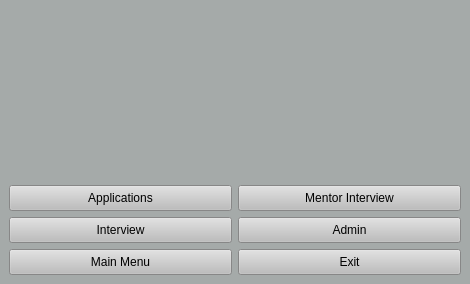
<?xml version="1.0" encoding="UTF-8"?>
<ui version="4.0">
 <class>PreferenceAdmin</class>
 <widget class="QMainWindow" name="PreferenceAdmin">
  <property name="geometry">
   <rect>
    <x>0</x>
    <y>0</y>
    <width>470</width>
    <height>284</height>
   </rect>
  </property>
  <property name="windowTitle">
   <string>Admin Preference Menu</string>
  </property>
  <property name="font">
   <font>
    <family>Times New Roman</family>
    <pointsize>10</pointsize>
    <bold>true</bold>
    <italic>false</italic>
   </font>
  </property>
  <property name="styleSheet">
   <string notr="true">
    background-color: rgb(165, 170, 169);
    font: 700 10pt "Times New Roman";
   </string>
  </property>
  <widget class="QWidget" name="centralwidget">
   <layout class="QGridLayout" name="gridLayout">
    <item row="0" column="0" colspan="2">
     <widget class="QLabel" name="logo_label">
      <property name="maximumSize">
       <size>
        <width>16777214</width>
        <height>10000</height>
       </size>
      </property>
     </widget>
    </item>
    <item row="1" column="0">
     <widget class="QPushButton" name="btn_applications">
      <property name="text">
       <string>Applications</string>
      </property>
      <property name="styleSheet">
       <string notr="true">
        font: 700 10pt "Times New Roman";
        background-color: rgb(189, 189, 189);
        padding: 5px;
       </string>
      </property>
     </widget>
    </item>
    <item row="1" column="1">
     <widget class="QPushButton" name="btn_mentor_interview">
      <property name="text">
       <string>Mentor Interview</string>
      </property>
      <property name="styleSheet">
       <string notr="true">
        font: 700 10pt "Times New Roman";
        background-color: rgb(189, 189, 189);
        padding: 5px;
       </string>
      </property>
     </widget>
    </item>
    <item row="2" column="0">
     <widget class="QPushButton" name="btn_interview">
      <property name="text">
       <string>Interview</string>
      </property>
      <property name="styleSheet">
       <string notr="true">
        font: 700 10pt "Times New Roman";
        background-color: rgb(189, 189, 189);
        padding: 5px;
       </string>
      </property>
     </widget>
    </item>
    <item row="2" column="1">
     <widget class="QPushButton" name="btn_admin">
      <property name="text">
       <string>Admin</string>
      </property>
      <property name="styleSheet">
       <string notr="true">
        font: 700 10pt "Times New Roman";
        background-color: rgb(189, 189, 189);
        padding: 5px;
       </string>
      </property>
     </widget>
    </item>
    <item row="3" column="0">
     <widget class="QPushButton" name="btn_main_menu">
      <property name="text">
       <string>Main Menu</string>
      </property>
      <property name="styleSheet">
       <string notr="true">
        font: 700 10pt "Times New Roman";
        background-color: rgb(189, 189, 189);
        padding: 5px;
       </string>
      </property>
     </widget>
    </item>
    <item row="3" column="1">
     <widget class="QPushButton" name="btn_exit">
      <property name="text">
       <string>Exit</string>
      </property>
      <property name="styleSheet">
       <string notr="true">
        font: 700 10pt "Times New Roman";
        background-color: rgb(189, 189, 189);
        padding: 5px;
       </string>
      </property>
     </widget>
    </item>
   </layout>
  </widget>
 </widget>
 <resources/>
 <connections/>
</ui>
